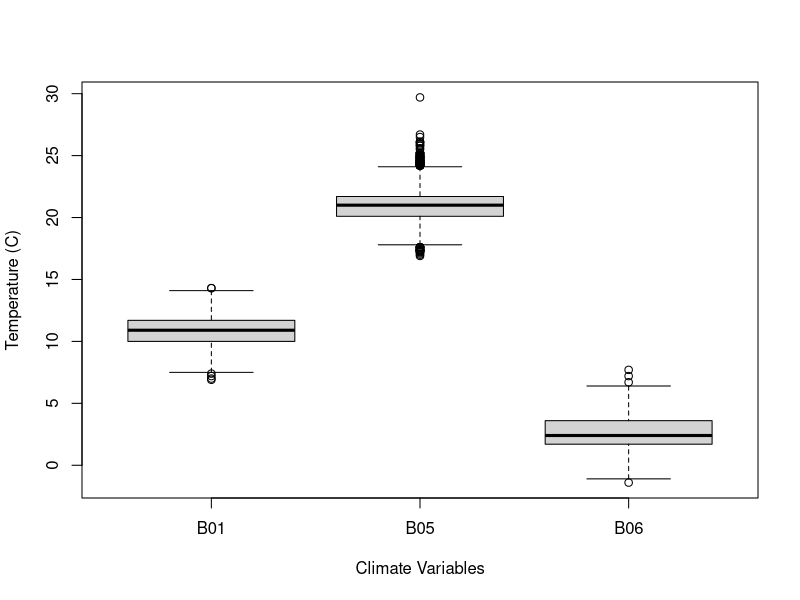
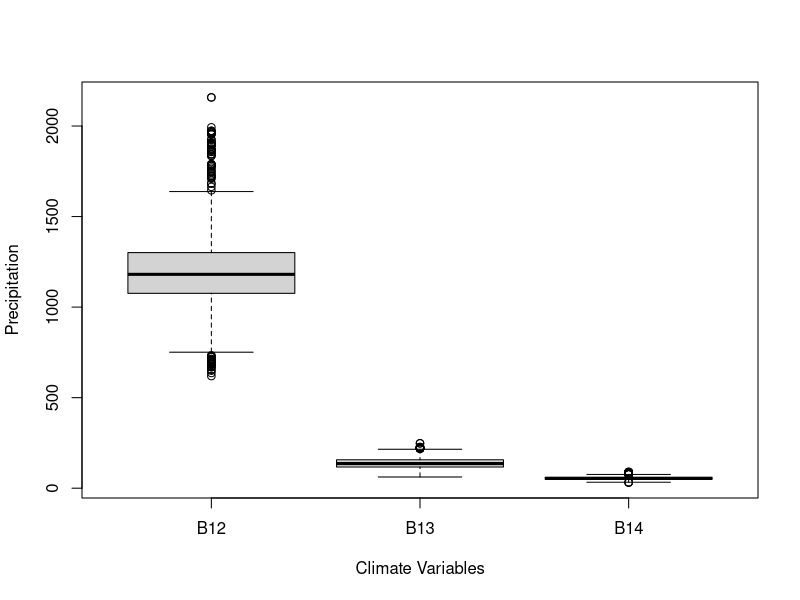
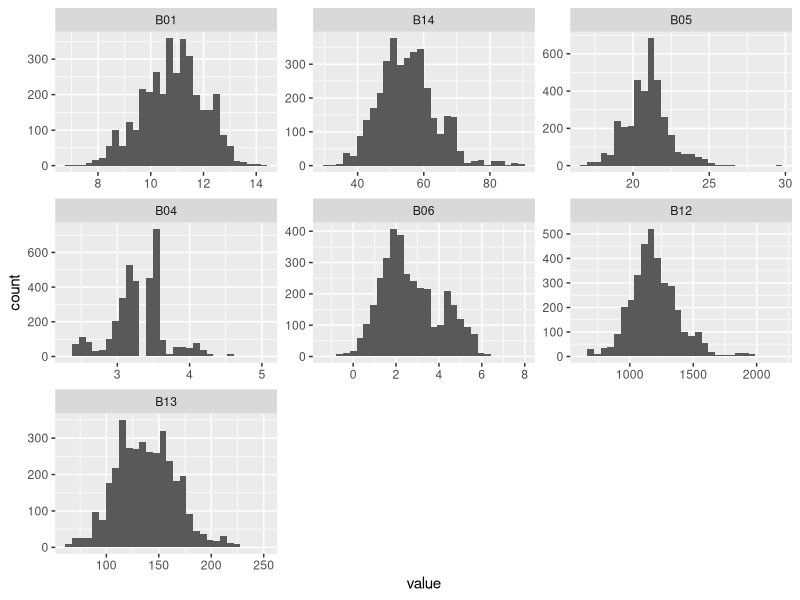
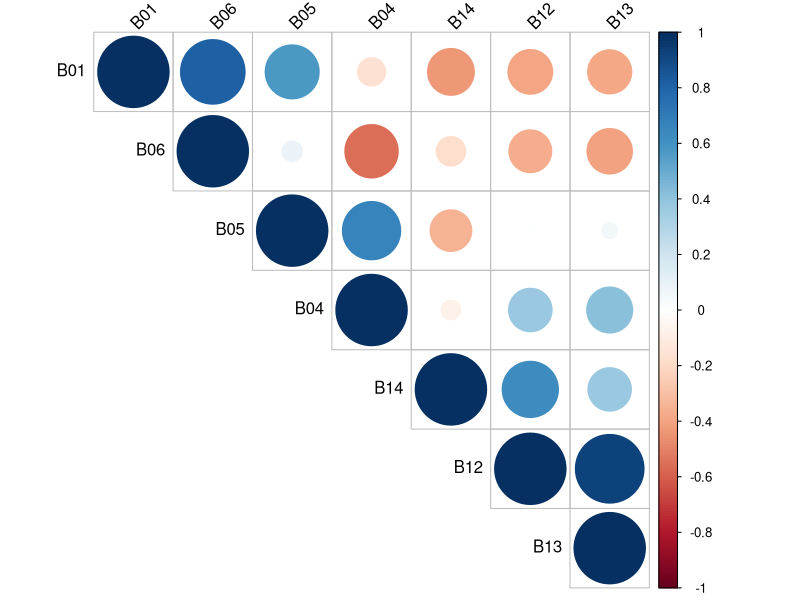

The R source for these figures, in order:
### ResBaz Brisbane 2019 ###
### Wednesday 10 July    ###
### ecocloud workshop    ###

## Set working directory
setwd("/home/jovyan/workspace/ResBaz")
getwd

## Install packages
library(tidyr)
library(ggplot2)
library(reshape2)
library(readr)
library(Hmisc)
install.packages("corrplot")
library(corrplot)

## Load the data file into R
occurrence <- read.csv("occurrence_environmental_Eucalyptus.regnans_maxent.csv")

## Check your data - this shows the first 6 rows of the datafile
head(occurrence)

## Generate summary boxplots
# For temperature variables
boxplot(occurrence[, c("B01", "B05", "B06")], #change B01 etc to the variables in your model
        xlab = "Climate Variables",
        ylab = "Temperature (C)")

# For rainfall variables
boxplot(occurrence[, c("B12", "B13", "B14")], #change B01 etc to the variables in your model
        xlab = "Climate Variables",
        ylab = "Precipitation")

## Generate summary histograms
ggplot(melt(occurrence[,4:10]),aes(x=value)) + geom_histogram() + facet_wrap(~variable, scales = "free")

## Generate a correlation plot for your predictor variables
main_variables <- subset(occurrence[,4:10])
variable_correlations <- cor(main_variables, method="pearson")
corrplot(variable_correlations, type = "upper", order = "hclust", 
         tl.col = "black", tl.srt = 45)
